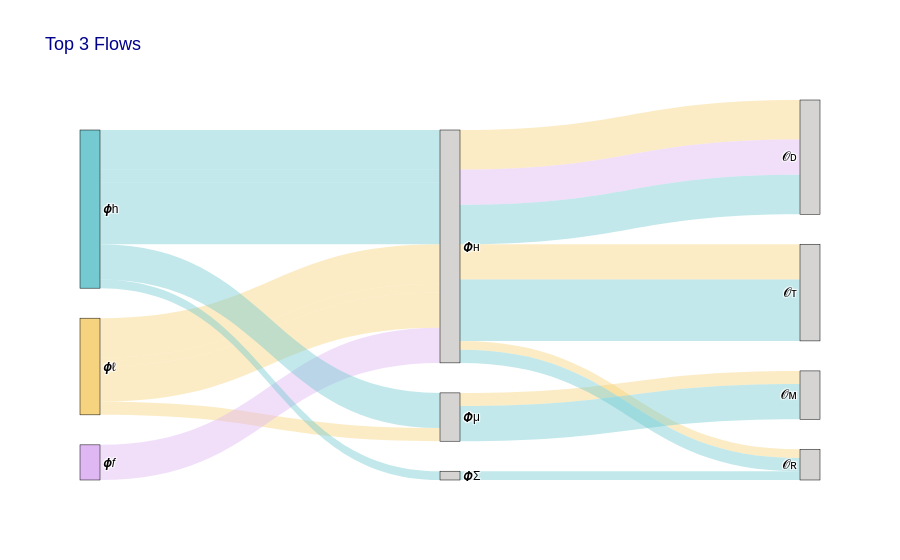

Here is the notebook cell this chart was saved with:
### Code cell
phis = df['phi'].unique()

phi_colors = {'𝝓A': 'rgb(248, 156, 116)', #red
            '𝝓ℓ':  'rgb(246, 207, 113)', #yellow
            '𝝓h': 'rgb(102, 197, 204)', #blue
            '𝝓𝑓': 'rgb(220, 176, 242)'} #purple

all_labels = pd.concat([df['phi'], df['Phi'], df['Loss']]).unique()
label_indices = {label: idx for idx, label in enumerate(all_labels)}

node_colors = [phi_colors.get(label, 'rgb(209, 208, 207)') for label in all_labels] 

node_color_map = {label: node_colors[i % len(node_colors)] for i, label in enumerate(all_labels)}

def rgb_to_rgba(color, alpha):
    if isinstance(color, str): 
        rgb_values = color[color.find('(')+1:color.find(')')].split(',')
        r, g, b = int(rgb_values[0]), int(rgb_values[1]), int(rgb_values[2])
    else: 
        r, g, b = color
    return f'rgba({r}, {g}, {b}, {alpha})'

node_rgba_colors = [rgb_to_rgba(node_color_map[label], 0.9) for label in all_labels]

sources = []
targets = []
values = []
link_colors = []
link_opacity = 0.4 #transparency

for _, row in df.iterrows():
    phi_color = node_color_map[row['phi']]
    
    rgba_color = rgb_to_rgba(phi_color, link_opacity)
    
    # phi -> Phi link
    sources.append(label_indices[row['phi']])
    targets.append(label_indices[row['Phi']])
    values.append(row['Score'])
    link_colors.append(rgba_color)  
    
    # Phi -> Loss link
    sources.append(label_indices[row['Phi']])
    targets.append(label_indices[row['Loss']])
    values.append(row['Score'])
    link_colors.append(rgba_color)  

sankey = go.Sankey(
    node=dict(
        pad=30,
        thickness=20,
        line=dict(color="black", width=0.5),
        label=list(all_labels),
        color=node_rgba_colors,  
        hovertemplate="%{label}<extra></extra>"
    ),
    link=dict(
        source=sources,
        target=targets,
        value=values,
        color=link_colors,  
        hovertemplate="Flow: %{value}<extra></extra>"
    )
)

layout = go.Layout(
    title_text=f"Top {n} Flows",
    font_size=12,
    font_color="black",
    title_font_color="darkblue",
    title_font_size=18,
    font_family="Arial",
    showlegend=False,
    plot_bgcolor="rgba(0,0,0,0)",  
    paper_bgcolor="white",  
)

fig = go.Figure(data=[sankey], layout=layout)

fig.update_xaxes(visible=False)
fig.update_yaxes(visible=False)

fig.show()
fig.write_image(f"./sankey_diagrams/sankey_diag_top{n}.pdf")

### Figure 1 — Plotly figure (JSON) as saved in the notebook; plotly's stock layout.template omitted (floating-point values rounded to 4 significant figures)
{"data": [{"link": {"color": ["rgba(246, 207, 113, 0.4)", "rgba(246, 207, 113, 0.4)", "rgba(246, 207, 113, 0.4)", "rgba(246, 207, 113, 0.4)", "rgba(246, 207, 113, 0.4)", "rgba(246, 207, 113, 0.4)", "rgba(246, 207, 113, 0.4)", "rgba(246, 207, 113, 0.4)", "rgba(220, 176, 242, 0.4)", "rgba(220, 176, 242, 0.4)", "rgba(102, 197, 204, 0.4)", "rgba(102, 197, 204, 0.4)", "rgba(102, 197, 204, 0.4)", "rgba(102, 197, 204, 0.4)", "rgba(102, 197, 204, 0.4)", "rgba(102, 197, 204, 0.4)", "rgba(102, 197, 204, 0.4)", "rgba(102, 197, 204, 0.4)", "rgba(102, 197, 204, 0.4)", "rgba(102, 197, 204, 0.4)"], "hovertemplate": "Flow: %{value}<extra></extra>", "source": [0, 3, 0, 3, 0, 3, 0, 4, 1, 3, 2, 3, 2, 3, 2, 3, 2, 5, 2, 4], "target": [3, 6, 3, 7, 3, 8, 4, 9, 3, 6, 3, 6, 3, 7, 3, 8, 5, 7, 4, 9], "value": [150, 150, 33.33, 33.33, 133.3, 133.3, 50, 50, 133.3, 133.3, 150, 150, 50, 50, 233.3, 233.3, 33.33, 33.33, 133.3, 133.3]}, "node": {"color": ["rgba(246, 207, 113, 0.9)", "rgba(220, 176, 242, 0.9)", "rgba(102, 197, 204, 0.9)", "rgba(209, 208, 207, 0.9)", "rgba(209, 208, 207, 0.9)", "rgba(209, 208, 207, 0.9)", "rgba(209, 208, 207, 0.9)", "rgba(209, 208, 207, 0.9)", "rgba(209, 208, 207, 0.9)", "rgba(209, 208, 207, 0.9)"], "hovertemplate": "%{label}<extra></extra>", "label": ["𝝓ℓ", "𝝓𝑓", "𝝓h", "𝜱ʜ", "𝜱μ", "𝜱Σ", "𝓞ᴅ", "𝓞ʀ", "𝓞ᴛ", "𝓞ᴍ"], "line": {"color": "black", "width": 0.5}, "pad": 30, "thickness": 20}, "type": "sankey"}], "layout": {"font": {"color": "black", "family": "Arial", "size": 12}, "paper_bgcolor": "white", "plot_bgcolor": "rgba(0,0,0,0)", "showlegend": false, "title": {"font": {"color": "darkblue", "size": 18}, "text": "Top 3 Flows"}, "xaxis": {"visible": false}, "yaxis": {"visible": false}}}
